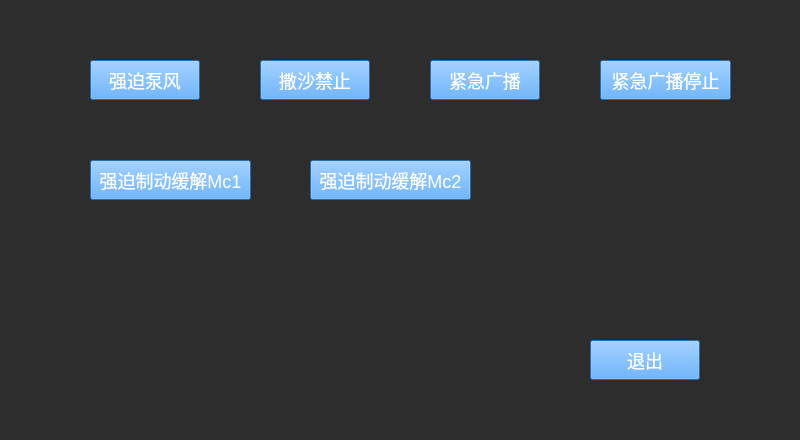
<?xml version="1.0" encoding="UTF-8"?>
<ui version="4.0">
 <class>VehicleInstructionSetPage</class>
 <widget class="QWidget" name="VehicleInstructionSetPage">
  <property name="geometry">
   <rect>
    <x>0</x>
    <y>0</y>
    <width>800</width>
    <height>440</height>
   </rect>
  </property>
  <property name="windowTitle">
   <string>Form</string>
  </property>
  <widget class="QPushButton" name="VehicleInstructionSetPage_Button_EB">
   <property name="geometry">
    <rect>
     <x>430</x>
     <y>60</y>
     <width>110</width>
     <height>40</height>
    </rect>
   </property>
   <property name="focusPolicy">
    <enum>Qt::NoFocus</enum>
   </property>
   <property name="styleSheet">
    <string notr="true">font: 75  18px;
color: rgb(255, 255, 255);
background-color: rgb(51, 153, 255);
border-color: rgb(216, 216, 216);</string>
   </property>
   <property name="text">
    <string>紧急广播</string>
   </property>
  </widget>
  <widget class="QPushButton" name="VehicleInstructionSetPage_Button_FBRMC2">
   <property name="geometry">
    <rect>
     <x>310</x>
     <y>160</y>
     <width>161</width>
     <height>40</height>
    </rect>
   </property>
   <property name="focusPolicy">
    <enum>Qt::NoFocus</enum>
   </property>
   <property name="styleSheet">
    <string notr="true">font: 75  18px ;
color: rgb(255, 255, 255);
background-color: rgb(51, 153, 255);
border-color: rgb(216, 216, 216);</string>
   </property>
   <property name="text">
    <string>强迫制动缓解Mc2</string>
   </property>
  </widget>
  <widget class="QPushButton" name="VehicleInstructionSetPage_Button_FBRMC1">
   <property name="geometry">
    <rect>
     <x>90</x>
     <y>160</y>
     <width>161</width>
     <height>40</height>
    </rect>
   </property>
   <property name="focusPolicy">
    <enum>Qt::NoFocus</enum>
   </property>
   <property name="styleSheet">
    <string notr="true">font: 75  18px ;
color: rgb(255, 255, 255);
background-color: rgb(51, 153, 255);
border-color: rgb(216, 216, 216);</string>
   </property>
   <property name="text">
    <string>强迫制动缓解Mc1</string>
   </property>
  </widget>
  <widget class="QPushButton" name="VehicleInstructionSetPage_Button_EBStop">
   <property name="geometry">
    <rect>
     <x>600</x>
     <y>60</y>
     <width>131</width>
     <height>40</height>
    </rect>
   </property>
   <property name="focusPolicy">
    <enum>Qt::NoFocus</enum>
   </property>
   <property name="styleSheet">
    <string notr="true">font: 75  18px ;
color: rgb(255, 255, 255);
background-color: rgb(51, 153, 255);
border-color: rgb(216, 216, 216);</string>
   </property>
   <property name="text">
    <string>紧急广播停止</string>
   </property>
  </widget>
  <widget class="QLabel" name="VehicleInstructionSetPage_background">
   <property name="geometry">
    <rect>
     <x>0</x>
     <y>0</y>
     <width>800</width>
     <height>440</height>
    </rect>
   </property>
   <property name="styleSheet">
    <string notr="true">background-color: rgb(45, 45, 45);</string>
   </property>
   <property name="text">
    <string/>
   </property>
  </widget>
  <widget class="QPushButton" name="VehicleInstructionSetPage_Button_forcewind">
   <property name="geometry">
    <rect>
     <x>90</x>
     <y>60</y>
     <width>110</width>
     <height>40</height>
    </rect>
   </property>
   <property name="focusPolicy">
    <enum>Qt::NoFocus</enum>
   </property>
   <property name="styleSheet">
    <string notr="true">font: 75  18px;
color: rgb(255, 255, 255);
background-color: rgb(51, 153, 255);
border-color: rgb(216, 216, 216);</string>
   </property>
   <property name="text">
    <string>强迫泵风</string>
   </property>
  </widget>
  <widget class="QPushButton" name="VehicleInstructionSetPage_Button_quit">
   <property name="geometry">
    <rect>
     <x>590</x>
     <y>340</y>
     <width>110</width>
     <height>40</height>
    </rect>
   </property>
   <property name="focusPolicy">
    <enum>Qt::NoFocus</enum>
   </property>
   <property name="styleSheet">
    <string notr="true">font: 75  18px ;
color: rgb(255, 255, 255);
background-color: rgb(51, 153, 255);
border-color: rgb(216, 216, 216);</string>
   </property>
   <property name="text">
    <string>退出</string>
   </property>
  </widget>
  <widget class="QPushButton" name="VehicleInstructionSetPage_Button_Sandforbidden">
   <property name="geometry">
    <rect>
     <x>260</x>
     <y>60</y>
     <width>110</width>
     <height>40</height>
    </rect>
   </property>
   <property name="focusPolicy">
    <enum>Qt::NoFocus</enum>
   </property>
   <property name="styleSheet">
    <string notr="true">font: 75  18px;
color: rgb(255, 255, 255);
background-color: rgb(51, 153, 255);
border-color: rgb(216, 216, 216);</string>
   </property>
   <property name="text">
    <string>撒沙禁止</string>
   </property>
  </widget>
  <zorder>VehicleInstructionSetPage_background</zorder>
  <zorder>VehicleInstructionSetPage_Button_EB</zorder>
  <zorder>VehicleInstructionSetPage_Button_FBRMC2</zorder>
  <zorder>VehicleInstructionSetPage_Button_FBRMC1</zorder>
  <zorder>VehicleInstructionSetPage_Button_EBStop</zorder>
  <zorder>VehicleInstructionSetPage_Button_forcewind</zorder>
  <zorder>VehicleInstructionSetPage_Button_quit</zorder>
  <zorder>VehicleInstructionSetPage_Button_Sandforbidden</zorder>
 </widget>
 <resources/>
 <connections/>
</ui>
